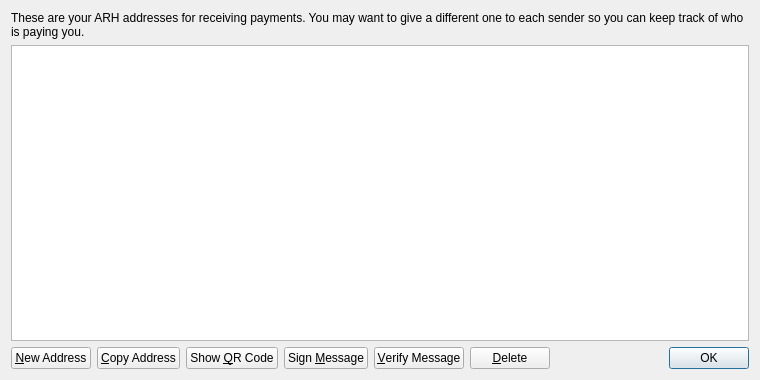
<?xml version="1.0" encoding="UTF-8"?>
<ui version="4.0">
 <class>AddressBookPage</class>
 <widget class="QWidget" name="AddressBookPage">
  <property name="geometry">
   <rect>
    <x>0</x>
    <y>0</y>
    <width>760</width>
    <height>380</height>
   </rect>
  </property>
  <property name="windowTitle">
   <string>Address Book</string>
  </property>
  <layout class="QVBoxLayout" name="verticalLayout">
   <item>
    <widget class="QLabel" name="labelExplanation">
     <property name="text">
      <string>These are your ARH addresses for receiving payments. You may want to give a different one to each sender so you can keep track of who is paying you.</string>
     </property>
     <property name="textFormat">
      <enum>Qt::PlainText</enum>
     </property>
     <property name="wordWrap">
      <bool>true</bool>
     </property>
    </widget>
   </item>
   <item>
    <widget class="QTableView" name="tableView">
     <property name="contextMenuPolicy">
      <enum>Qt::CustomContextMenu</enum>
     </property>
     <property name="toolTip">
      <string>Double-click to edit address or label</string>
     </property>
     <property name="tabKeyNavigation">
      <bool>false</bool>
     </property>
     <property name="alternatingRowColors">
      <bool>true</bool>
     </property>
     <property name="selectionMode">
      <enum>QAbstractItemView::SingleSelection</enum>
     </property>
     <property name="selectionBehavior">
      <enum>QAbstractItemView::SelectRows</enum>
     </property>
     <property name="sortingEnabled">
      <bool>true</bool>
     </property>
     <attribute name="verticalHeaderVisible">
      <bool>false</bool>
     </attribute>
    </widget>
   </item>
   <item>
    <layout class="QHBoxLayout" name="horizontalLayout">
     <item>
      <widget class="QPushButton" name="newAddressButton">
       <property name="toolTip">
        <string>Create a new address</string>
       </property>
       <property name="text">
        <string>&amp;New Address</string>
       </property>
       <property name="icon">
        <iconset resource="../bitcoin.qrc">
         <normaloff>:/icons/add</normaloff>:/icons/add</iconset>
       </property>
      </widget>
     </item>
     <item>
      <widget class="QPushButton" name="copyToClipboard">
       <property name="toolTip">
        <string>Copy the currently selected address to the system clipboard</string>
       </property>
       <property name="text">
        <string>&amp;Copy Address</string>
       </property>
       <property name="icon">
        <iconset resource="../bitcoin.qrc">
         <normaloff>:/icons/editcopy</normaloff>:/icons/editcopy</iconset>
       </property>
      </widget>
     </item>
     <item>
      <widget class="QPushButton" name="showQRCode">
       <property name="text">
        <string>Show &amp;QR Code</string>
       </property>
       <property name="icon">
        <iconset resource="../bitcoin.qrc">
         <normaloff>:/icons/qrcode</normaloff>:/icons/qrcode</iconset>
       </property>
      </widget>
     </item>
     <item>
      <widget class="QPushButton" name="signMessage">
       <property name="toolTip">
        <string>Sign a message to prove you own a ARH address</string>
       </property>
       <property name="text">
        <string>Sign &amp;Message</string>
       </property>
       <property name="icon">
        <iconset resource="../bitcoin.qrc">
         <normaloff>:/icons/edit</normaloff>:/icons/edit</iconset>
       </property>
      </widget>
     </item>
     <item>
      <widget class="QPushButton" name="verifyMessage">
       <property name="toolTip">
        <string>Verify a message to ensure it was signed with a specified ARH address</string>
       </property>
       <property name="text">
        <string>&amp;Verify Message</string>
       </property>
       <property name="icon">
        <iconset resource="../bitcoin.qrc">
         <normaloff>:/icons/transaction_0</normaloff>:/icons/transaction_0</iconset>
       </property>
      </widget>
     </item>
     <item>
      <widget class="QPushButton" name="deleteButton">
       <property name="toolTip">
        <string>Delete the currently selected address from the list</string>
       </property>
       <property name="text">
        <string>&amp;Delete</string>
       </property>
       <property name="icon">
        <iconset resource="../bitcoin.qrc">
         <normaloff>:/icons/remove</normaloff>:/icons/remove</iconset>
       </property>
      </widget>
     </item>
     <item>
      <spacer name="horizontalSpacer">
       <property name="orientation">
        <enum>Qt::Horizontal</enum>
       </property>
       <property name="sizeHint" stdset="0">
        <size>
         <width>40</width>
         <height>20</height>
        </size>
       </property>
      </spacer>
     </item>
     <item>
      <widget class="QDialogButtonBox" name="buttonBox">
       <property name="sizePolicy">
        <sizepolicy hsizetype="Maximum" vsizetype="Fixed">
         <horstretch>0</horstretch>
         <verstretch>0</verstretch>
        </sizepolicy>
       </property>
       <property name="standardButtons">
        <set>QDialogButtonBox::Ok</set>
       </property>
      </widget>
     </item>
    </layout>
   </item>
  </layout>
 </widget>
 <resources>
  <include location="../bitcoin.qrc"/>
 </resources>
 <connections/>
</ui>
